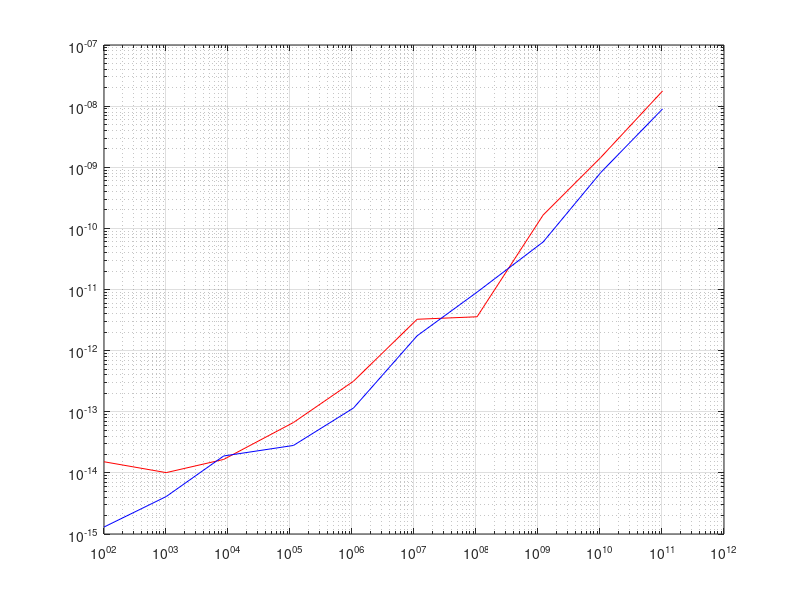
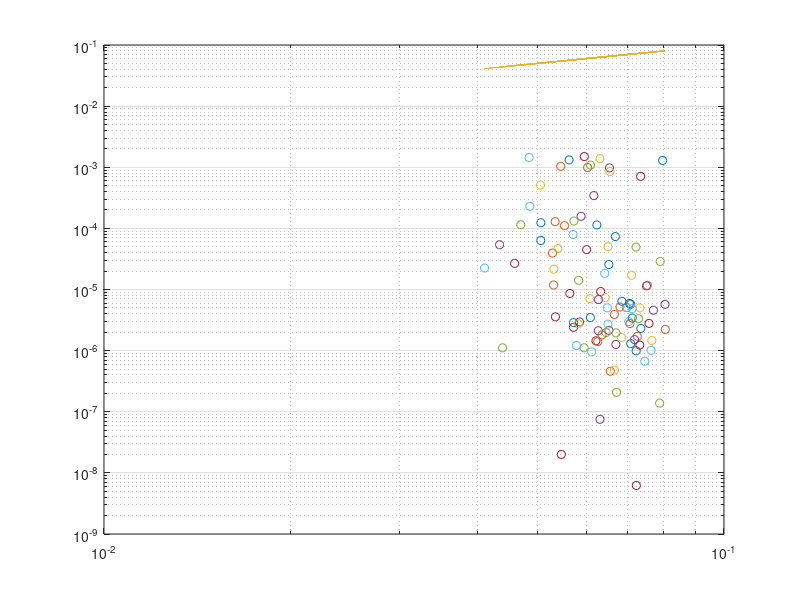

Source code (MATLAB) for these figures, in order:
A = zeros(10);
condA=10;
mini = rand(1);

% writematrix(A,'M_tab.txt','Delimiter','tab');
% type 'M_tab.txt';
condReal = [0 0 0 0 0 0 0 0 0 0];
for q=1:10
    condA = condA*10;
    maxi = condA*mini;
    A(1,1) = maxi; A(2,2) = mini;

    for i=3:10
        A(i,i) = mini + (maxi-mini)*rand(1);
    end

    for i=1:10
        for j = (i+1):10
            A(i,j) = rand(1);
        end
    end

    [Q, R]=qr(rand(10));

    A =Q.'* A*Q;
    condReal(q) = cond(A);
%     writematrix(A,'M_tab.txt','WriteMode','append','Delimiter','tab');
end

figure
data = load('NORM.txt');
loglog(condReal, data(:,1), 'red');
grid on;
hold on; 
loglog(condReal, data(:,2), 'blue');
hold on;

data2 = load('NORM2.txt');

figure

X = zeros(1, 100);
A = zeros(1, 100);
for i=1:100
    X(i) = data2(i, 1) / data2(i, 2);
    k = data2(i, 3) / data2(i, 4);
    s = floor((i-1)/10) + 1;
    A(i) = condReal(s)*k / (1 - condReal(s)*k);
    loglog(A(i), X(i), 'o');
    hold on; 
end
loglog(A, A);
grid on;
hold on; 

